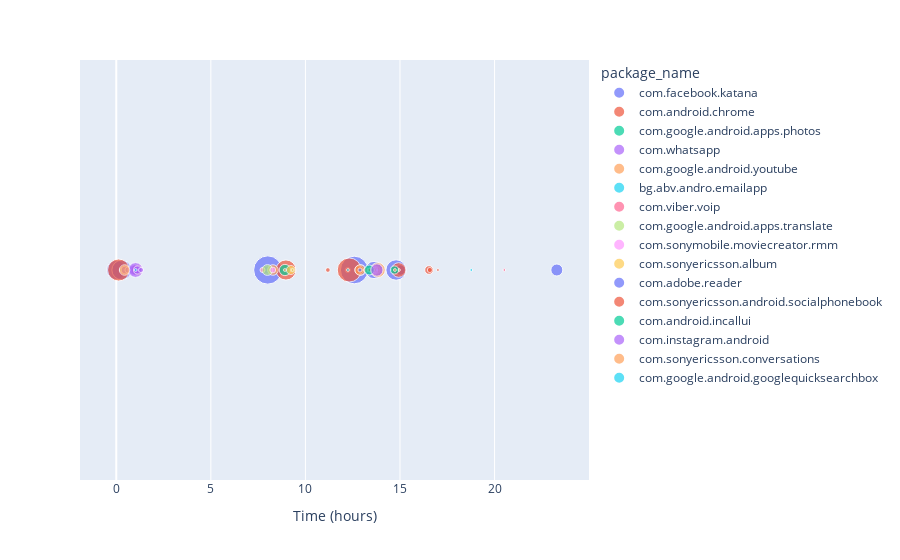

The cell this chart's notebook holds for it:
### Code cell
#df = px.data.iris()
fig = px.scatter(user_0[user_0.start_time<=24], x="start_time", y=np.ones(user_0[user_0.start_time<=24].shape[0]), color="package_name",
                 size='time_spend')
fig.update_layout(
    xaxis_title="Time (hours)",
    yaxis_title="")
fig.update_yaxes(visible=False)

fig.show()

### Figure 1 — Plotly figure (JSON) as saved in the notebook; plotly's stock layout.template omitted (floating-point values rounded to 4 significant figures)
{"data": [{"hovertemplate": "package_name=com.facebook.katana<br>start_time=%{x}<br>y=%{y}<br>time_spend=%{marker.size}<extra></extra>", "legendgroup": "com.facebook.katana", "marker": {"color": "#636efa", "size": [441, 460, 90, 10, 70, 941, 901, 129, 30, 351, 491, 134, 170], "sizemode": "area", "sizeref": 2.353, "symbol": "circle"}, "mode": "markers", "name": "com.facebook.katana", "orientation": "v", "showlegend": true, "type": "scatter", "x": [0, 0.2894, 0.9942, 7.728, 7.971, 8.01, 12.58, 12.93, 13.37, 13.63, 14.79, 15.0, 23.29], "xaxis": "x", "y": [1, 1, 1, 1, 1, 1, 1, 1, 1, 1, 1, 1, 1], "yaxis": "y"}, {"hovertemplate": "package_name=com.android.chrome<br>start_time=%{x}<br>y=%{y}<br>time_spend=%{marker.size}<extra></extra>", "legendgroup": "com.android.chrome", "marker": {"color": "#EF553B", "size": [571, 150, 478, 10, 26, 30, 681, 80, 31, 10, 70, 250, 88, 31, 10], "sizemode": "area", "sizeref": 2.353, "symbol": "circle"}, "mode": "markers", "name": "com.android.chrome", "orientation": "v", "showlegend": true, "type": "scatter", "x": [0.1225, 1.091, 8.97, 9.23, 11.19, 12.24, 12.32, 12.83, 13.17, 13.36, 13.74, 14.93, 16.54, 16.58, 17.01], "xaxis": "x", "y": [1, 1, 1, 1, 1, 1, 1, 1, 1, 1, 1, 1, 1, 1, 1], "yaxis": "y"}, {"hovertemplate": "package_name=com.google.android.apps.photos<br>start_time=%{x}<br>y=%{y}<br>time_spend=%{marker.size}<extra></extra>", "legendgroup": "com.google.android.apps.photos", "marker": {"color": "#00cc96", "size": [20, 150], "sizemode": "area", "sizeref": 2.353, "symbol": "circle"}, "mode": "markers", "name": "com.google.android.apps.photos", "orientation": "v", "showlegend": true, "type": "scatter", "x": [0.2811, 8.917], "xaxis": "x", "y": [1, 1], "yaxis": "y"}, {"hovertemplate": "package_name=com.whatsapp<br>start_time=%{x}<br>y=%{y}<br>time_spend=%{marker.size}<extra></extra>", "legendgroup": "com.whatsapp", "marker": {"color": "#ab63fa", "size": [60, 76, 38, 130, 257, 80, 30, 21], "sizemode": "area", "sizeref": 2.353, "symbol": "circle"}, "mode": "markers", "name": "com.whatsapp", "orientation": "v", "showlegend": true, "type": "scatter", "x": [0.42, 0.4756, 0.6064, 0.9581, 1.019, 1.132, 1.309, 7.742], "xaxis": "x", "y": [1, 1, 1, 1, 1, 1, 1, 1], "yaxis": "y"}, {"hovertemplate": "package_name=com.google.android.youtube<br>start_time=%{x}<br>y=%{y}<br>time_spend=%{marker.size}<extra></extra>", "legendgroup": "com.google.android.youtube", "marker": {"color": "#FFA15A", "size": [130, 132, 10, 131, 50, 260], "sizemode": "area", "sizeref": 2.353, "symbol": "circle"}, "mode": "markers", "name": "com.google.android.youtube", "orientation": "v", "showlegend": true, "type": "scatter", "x": [0.4394, 8.283, 8.914, 12.89, 13.76, 13.83], "xaxis": "x", "y": [1, 1, 1, 1, 1, 1], "yaxis": "y"}, {"hovertemplate": "package_name=bg.abv.andro.emailapp<br>start_time=%{x}<br>y=%{y}<br>time_spend=%{marker.size}<extra></extra>", "legendgroup": "bg.abv.andro.emailapp", "marker": {"color": "#19d3f3", "size": [10, 24, 10, 10], "sizemode": "area", "sizeref": 2.353, "symbol": "circle"}, "mode": "markers", "name": "bg.abv.andro.emailapp", "orientation": "v", "showlegend": true, "type": "scatter", "x": [1.025, 9.323, 12.25, 13.72], "xaxis": "x", "y": [1, 1, 1, 1], "yaxis": "y"}, {"hovertemplate": "package_name=com.viber.voip<br>start_time=%{x}<br>y=%{y}<br>time_spend=%{marker.size}<extra></extra>", "legendgroup": "com.viber.voip", "marker": {"color": "#FF6692", "size": [30, 90, 9], "sizemode": "area", "sizeref": 2.353, "symbol": "circle"}, "mode": "markers", "name": "com.viber.voip", "orientation": "v", "showlegend": true, "type": "scatter", "x": [7.731, 13.6, 20.52], "xaxis": "x", "y": [1, 1, 1], "yaxis": "y"}, {"hovertemplate": "package_name=com.google.android.apps.translate<br>start_time=%{x}<br>y=%{y}<br>time_spend=%{marker.size}<extra></extra>", "legendgroup": "com.google.android.apps.translate", "marker": {"color": "#B6E880", "size": [140, 10], "sizemode": "area", "sizeref": 2.353, "symbol": "circle"}, "mode": "markers", "name": "com.google.android.apps.translate", "orientation": "v", "showlegend": true, "type": "scatter", "x": [7.991, 14.94], "xaxis": "x", "y": [1, 1], "yaxis": "y"}, {"hovertemplate": "package_name=com.sonymobile.moviecreator.rmm<br>start_time=%{x}<br>y=%{y}<br>time_spend=%{marker.size}<extra></extra>", "legendgroup": "com.sonymobile.moviecreator.rmm", "marker": {"color": "#FF97FF", "size": [40], "sizemode": "area", "sizeref": 2.353, "symbol": "circle"}, "mode": "markers", "name": "com.sonymobile.moviecreator.rmm", "orientation": "v", "showlegend": true, "type": "scatter", "x": [8.271], "xaxis": "x", "y": [1], "yaxis": "y"}, {"hovertemplate": "package_name=com.sonyericsson.album<br>start_time=%{x}<br>y=%{y}<br>time_spend=%{marker.size}<extra></extra>", "legendgroup": "com.sonyericsson.album", "marker": {"color": "#FECB52", "size": [96, 10, 50], "sizemode": "area", "sizeref": 2.353, "symbol": "circle"}, "mode": "markers", "name": "com.sonyericsson.album", "orientation": "v", "showlegend": true, "type": "scatter", "x": [9.233, 9.32, 13.58], "xaxis": "x", "y": [1, 1, 1], "yaxis": "y"}, {"hovertemplate": "package_name=com.adobe.reader<br>start_time=%{x}<br>y=%{y}<br>time_spend=%{marker.size}<extra></extra>", "legendgroup": "com.adobe.reader", "marker": {"color": "#636efa", "size": [20], "sizemode": "area", "sizeref": 2.353, "symbol": "circle"}, "mode": "markers", "name": "com.adobe.reader", "orientation": "v", "showlegend": true, "type": "scatter", "x": [12.88], "xaxis": "x", "y": [1], "yaxis": "y"}, {"hovertemplate": "package_name=com.sonyericsson.android.socialphonebook<br>start_time=%{x}<br>y=%{y}<br>time_spend=%{marker.size}<extra></extra>", "legendgroup": "com.sonyericsson.android.socialphonebook", "marker": {"color": "#EF553B", "size": [10, 10, 17, 10], "sizemode": "area", "sizeref": 2.353, "symbol": "circle"}, "mode": "markers", "name": "com.sonyericsson.android.socialphonebook", "orientation": "v", "showlegend": true, "type": "scatter", "x": [13.13, 13.37, 13.41, 13.55], "xaxis": "x", "y": [1, 1, 1, 1], "yaxis": "y"}, {"hovertemplate": "package_name=com.android.incallui<br>start_time=%{x}<br>y=%{y}<br>time_spend=%{marker.size}<extra></extra>", "legendgroup": "com.android.incallui", "marker": {"color": "#00cc96", "size": [118, 79], "sizemode": "area", "sizeref": 2.353, "symbol": "circle"}, "mode": "markers", "name": "com.android.incallui", "orientation": "v", "showlegend": true, "type": "scatter", "x": [13.38, 14.71], "xaxis": "x", "y": [1, 1], "yaxis": "y"}, {"hovertemplate": "package_name=com.instagram.android<br>start_time=%{x}<br>y=%{y}<br>time_spend=%{marker.size}<extra></extra>", "legendgroup": "com.instagram.android", "marker": {"color": "#ab63fa", "size": [180], "sizemode": "area", "sizeref": 2.353, "symbol": "circle"}, "mode": "markers", "name": "com.instagram.android", "orientation": "v", "showlegend": true, "type": "scatter", "x": [13.78], "xaxis": "x", "y": [1], "yaxis": "y"}, {"hovertemplate": "package_name=com.sonyericsson.conversations<br>start_time=%{x}<br>y=%{y}<br>time_spend=%{marker.size}<extra></extra>", "legendgroup": "com.sonyericsson.conversations", "marker": {"color": "#FFA15A", "size": [10], "sizemode": "area", "sizeref": 2.353, "symbol": "circle"}, "mode": "markers", "name": "com.sonyericsson.conversations", "orientation": "v", "showlegend": true, "type": "scatter", "x": [14.73], "xaxis": "x", "y": [1], "yaxis": "y"}, {"hovertemplate": "package_name=com.google.android.googlequicksearchbox<br>start_time=%{x}<br>y=%{y}<br>time_spend=%{marker.size}<extra></extra>", "legendgroup": "com.google.android.googlequicksearchbox", "marker": {"color": "#19d3f3", "size": [10], "sizemode": "area", "sizeref": 2.353, "symbol": "circle"}, "mode": "markers", "name": "com.google.android.googlequicksearchbox", "orientation": "v", "showlegend": true, "type": "scatter", "x": [18.77], "xaxis": "x", "y": [1], "yaxis": "y"}], "layout": {"legend": {"itemsizing": "constant", "title": {"text": "package_name"}, "tracegroupgap": 0}, "margin": {"t": 60}, "xaxis": {"anchor": "y", "domain": [0, 1], "title": {"text": "Time (hours)"}}, "yaxis": {"anchor": "x", "domain": [0, 1], "title": {"text": ""}, "visible": false}}}
